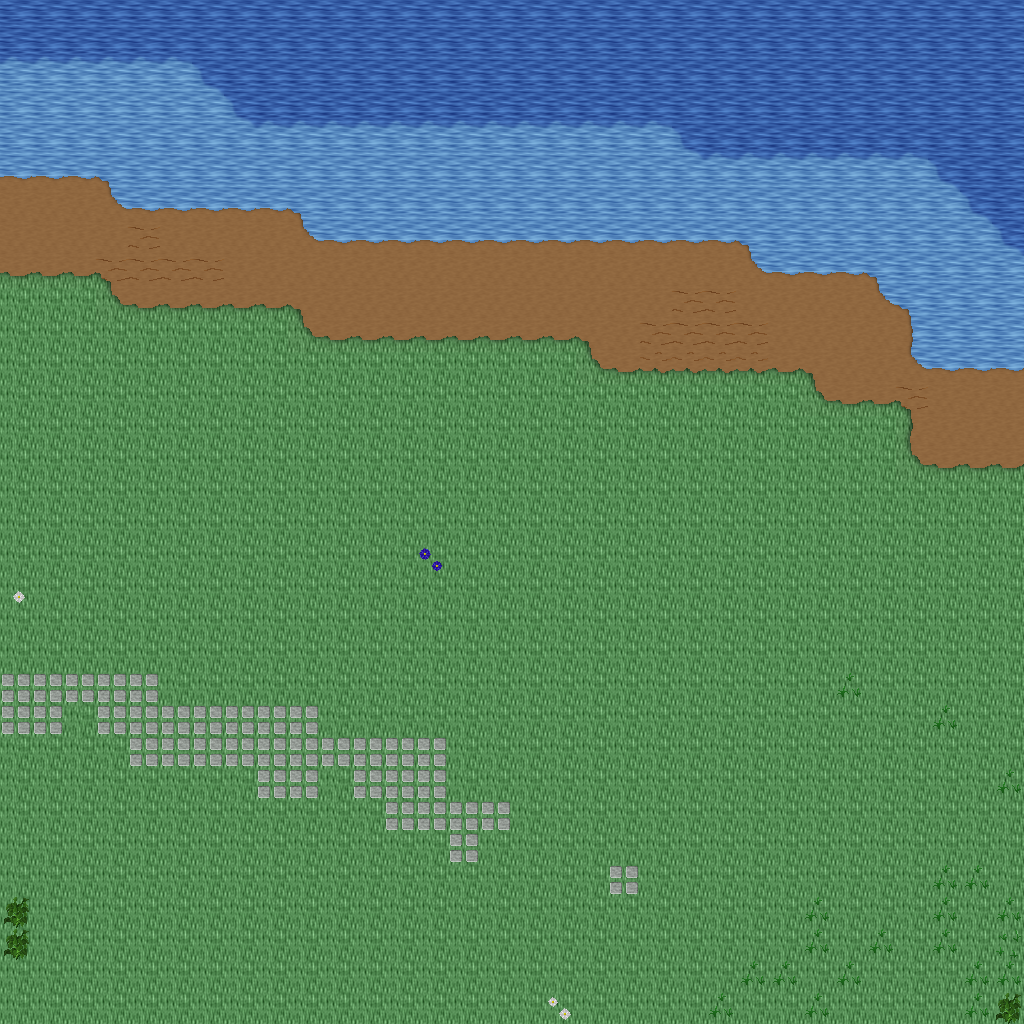

Rendered tile map (Tiled .tmx) drawn with the repository's tilesets; below, a short description and the map source with its tile grids summarised:
An orthogonal 32x32 tile map with 32x32 px tiles, 5 tile layers (Ground, Objects, Objects2, Above, ...), 1 hidden layer not drawn, 22 tilesets.

<map version="1.10" tiledversion="1.11.0" orientation="orthogonal" renderorder="right-down" width="32" height="32" tilewidth="32" tileheight="32" infinite="0" nextlayerid="11" nextobjectid="1">
 <tileset firstgid="1" name="ground_ground" tilewidth="32" tileheight="32" tilecount="33" columns="3">
  <image source="../drawable/ground_ground.png" width="96" height="352" />
 </tileset>
 <tileset firstgid="34" name="ground_water_pool" tilewidth="32" tileheight="32" tilecount="72" columns="3">
  <image source="../drawable/ground_water_pool.png" width="96" height="768" />
 </tileset>
 <tileset firstgid="106" name="ground_ridge_earth_dark" tilewidth="32" tileheight="32" tilecount="96" columns="12">
  <image source="../drawable/ground_ridge_earth_dark.png" width="384" height="256" />
 </tileset>
 <tileset firstgid="202" name="ground_grass_edges" tilewidth="32" tileheight="32" tilecount="36" columns="12">
  <image source="../drawable/ground_grass_edges.png" width="384" height="96" />
 </tileset>
 <tileset firstgid="238" name="ground_earth_edges" tilewidth="32" tileheight="32" tilecount="18" columns="6">
  <image source="../drawable/ground_earth_edges.png" width="192" height="96" />
 </tileset>
 <tileset firstgid="256" name="ground_grass_corners" tilewidth="32" tileheight="32" tilecount="24" columns="6">
  <image source="../drawable/ground_grass_corners.png" width="192" height="128" />
 </tileset>
 <tileset firstgid="280" name="plant_grasses" tilewidth="32" tileheight="32" tilecount="6" columns="3">
  <image source="../drawable/plant_grasses.png" width="96" height="64" />
 </tileset>
 <tileset firstgid="286" name="plant_flower_daisy_blue" tilewidth="32" tileheight="32" tilecount="8" columns="2">
  <image source="../drawable/plant_flower_daisy_blue.png" width="64" height="128" />
 </tileset>
 <tileset firstgid="294" name="plant_flower_daisy_yellow" tilewidth="32" tileheight="32" tilecount="8" columns="2">
  <image source="../drawable/plant_flower_daisy_yellow.png" width="64" height="128" />
 </tileset>
 <tileset firstgid="302" name="plant_bush_bushes" tilewidth="32" tileheight="32" tilecount="10" columns="5">
  <image source="../drawable/plant_bush_bushes.png" width="160" height="64" />
 </tileset>
 <tileset firstgid="312" name="plant_flower_daisy_red" tilewidth="32" tileheight="32" tilecount="8" columns="2">
  <image source="../drawable/plant_flower_daisy_red.png" width="64" height="128" />
 </tileset>
 <tileset firstgid="320" name="plant_flower_daisy_white" tilewidth="32" tileheight="32" tilecount="8" columns="2">
  <image source="../drawable/plant_flower_daisy_white.png" width="64" height="128" />
 </tileset>
 <tileset firstgid="328" name="logic_collision" tilewidth="32" tileheight="32" tilecount="1" columns="1">
  <image source="../drawable/logic_collision.png" width="32" height="32" />
 </tileset>
 <tileset firstgid="329" name="plant_tree_tree_green" tilewidth="32" tileheight="32" tilecount="88" columns="8">
  <image source="../drawable/plant_tree_tree_green.png" width="256" height="352" />
 </tileset>
 <tileset firstgid="417" name="plant_stump_stump_brown" tilewidth="32" tileheight="32" tilecount="4" columns="2">
  <image source="../drawable/plant_stump_stump_brown.png" width="64" height="64" />
 </tileset>
 <tileset firstgid="421" name="logic_item_sheepfood" tilewidth="32" tileheight="32" tilecount="1" columns="1">
  <image source="../drawable/logic_item_sheepfood.png" width="32" height="32" />
 </tileset>
 <tileset firstgid="422" name="logic_creature_fairy" tilewidth="32" tileheight="32" tilecount="4" columns="4">
  <image source="../drawable/logic_creature_fairy.png" width="128" height="32" />
 </tileset>
 <tileset firstgid="426" name="logic_item_resources" tilewidth="32" tileheight="32" tilecount="6" columns="6">
  <image source="../drawable/logic_item_resources.png" width="192" height="32" />
 </tileset>
 <tileset firstgid="432" name="logic_creature_mythical_being" tilewidth="32" tileheight="32" tilecount="24" columns="8">
  <image source="../drawable/logic_creature_mythical_being.png" width="256" height="96" />
 </tileset>
 <tileset firstgid="456" name="ground_green_paving" tilewidth="32" tileheight="32" tilecount="18" columns="3">
  <image source="../drawable/ground_green_paving.png" width="96" height="192" />
 </tileset>
 <tileset firstgid="474" name="logic_protection" tilewidth="32" tileheight="32" tilecount="2" columns="2">
  <image source="../drawable/logic_protection.png" width="64" height="32" />
 </tileset>
 <tileset firstgid="476" name="building_huts" tilewidth="32" tileheight="32" tilecount="338" columns="26">
  <image source="../drawable/building_huts.png" width="832" height="416" />
 </tileset>
 <layer id="1" name="Ground" width="32" height="32">
  <data>[1024 cells, 1024 non-empty, 6 distinct tile ids]</data>
 </layer>
 <layer id="2" name="Objects" width="32" height="32">
  <data>[1024 cells, 147 non-empty, 18 distinct tile ids]</data>
 </layer>
 <layer id="3" name="Objects2" width="32" height="32">
  <data>[1024 cells, 0 non-empty, 0 distinct tile ids]</data>
 </layer>
 <layer id="4" name="Above" width="32" height="32">
  <data>[1024 cells, 0 non-empty, 0 distinct tile ids]</data>
 </layer>
 <layer id="5" name="Above2" width="32" height="32">
  <data>[1024 cells, 0 non-empty, 0 distinct tile ids]</data>
 </layer>
 <layer id="6" name="Walkable" width="32" height="32" visible="0">
  <data>[1024 cells, 135 non-empty, 1 distinct tile ids]</data>
 </layer>
 <objectgroup id="7" name="Mapevents" />
 <objectgroup id="8" name="Spawn" />
 <objectgroup id="9" name="Keys" />
 <objectgroup id="10" name="Replace" />
</map>
